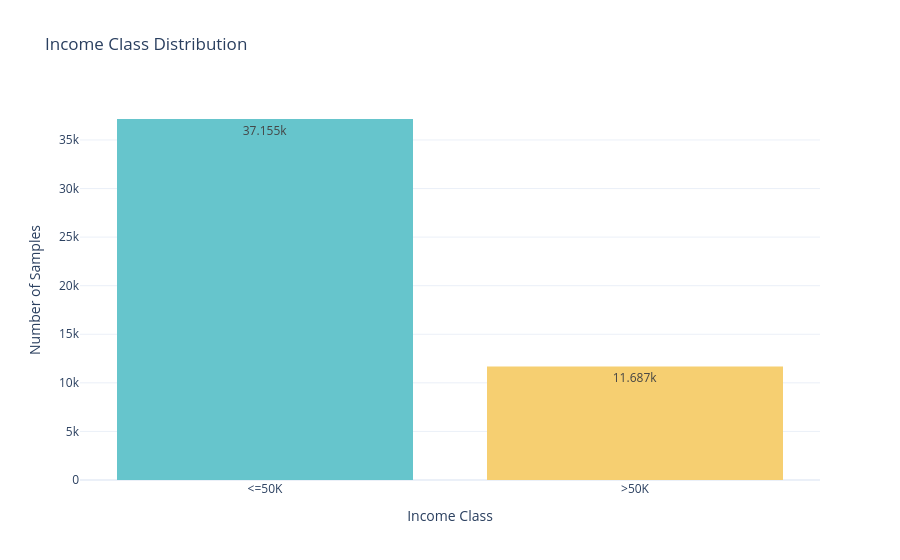

Here is the notebook cell this chart was saved with:
### Markdown cell above
Inspección de clases

### Code cell
print(y.iloc[:, 0].value_counts(dropna=False))
df["income"] = (
    df["income"]
    .str.strip()
    .str.rstrip(".")
)
fig = px.histogram(
    df,
    x="income",
    color="income",
    title="Income Class Distribution",
    text_auto=True,
    color_discrete_sequence=px.colors.qualitative.Pastel
)

fig.update_layout(
    template="plotly_white",
    xaxis_title="Income Class",
    yaxis_title="Number of Samples",
    showlegend=False
)

fig.show()

### Figure 1 — Plotly figure (JSON) as saved in the notebook; plotly's stock layout.template omitted (floating-point values rounded to 4 significant figures; data arrays with more than 128 entries replaced by an {"elided": "..."} marker saying what was removed)
{"data": [{"bingroup": "x", "hovertemplate": "income=%{x}<br>count=%{y}<extra></extra>", "legendgroup": "<=50K", "marker": {"color": "rgb(102, 197, 204)", "pattern": {"shape": ""}}, "name": "<=50K", "orientation": "v", "showlegend": true, "texttemplate": "%{value}", "type": "histogram", "x": {"elided": "37155 str values"}, "xaxis": "x", "yaxis": "y"}, {"bingroup": "x", "hovertemplate": "income=%{x}<br>count=%{y}<extra></extra>", "legendgroup": ">50K", "marker": {"color": "rgb(246, 207, 113)", "pattern": {"shape": ""}}, "name": ">50K", "orientation": "v", "showlegend": true, "texttemplate": "%{value}", "type": "histogram", "x": {"elided": "11687 str values"}, "xaxis": "x", "yaxis": "y"}], "layout": {"barmode": "relative", "legend": {"title": {"text": "income"}, "tracegroupgap": 0}, "showlegend": false, "title": {"text": "Income Class Distribution"}, "xaxis": {"anchor": "y", "categoryarray": ["<=50K", ">50K"], "categoryorder": "array", "domain": [0, 1], "title": {"text": "Income Class"}}, "yaxis": {"anchor": "x", "domain": [0, 1], "title": {"text": "Number of Samples"}}}}
